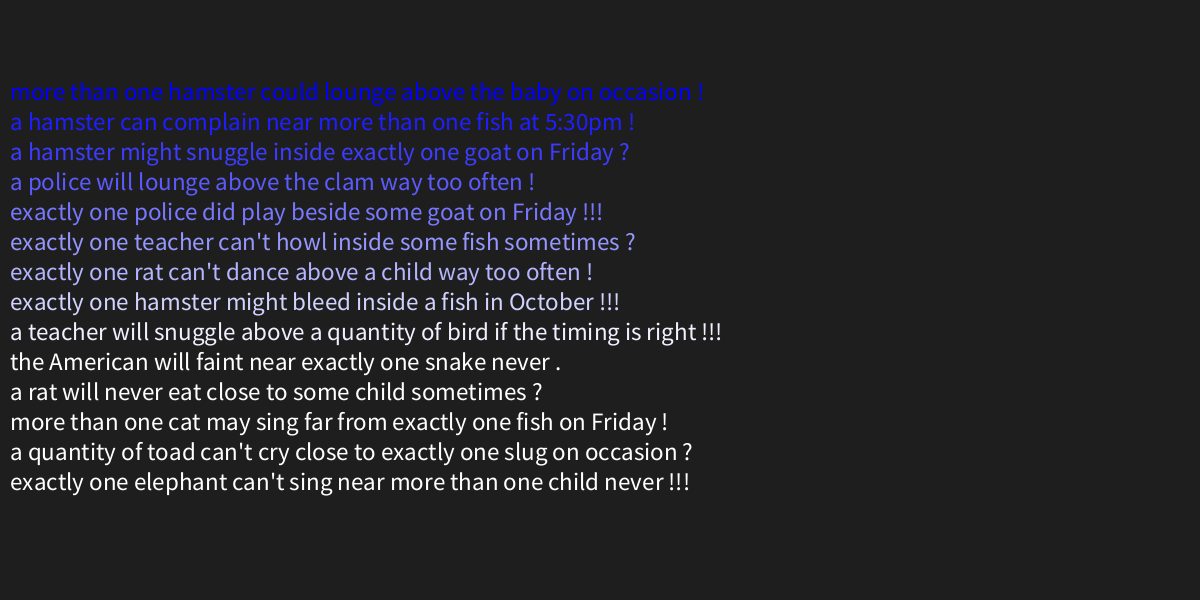
Frame 1 (no input)
Frame 60 (the mouse pressed at the canvas centre just before this capture): identical to frame 1, image omitted
Frame 120 (the mouse held since frame 60 and released just before this capture): identical to frame 1, image omitted

The Processing sketch that drew this single still picture (run headless with seeded random() and noise(); from frame 60 on, the mouse is pressed at the canvas centre):

// Processing sketch: generativeText
// ── generativeText.pde
String[] articles = {
  "a", "the", "some", "more than one", "exactly one", "a quantity of"
}; 
String[] location = {
  "inside", "close to", "with", "beside", "near", "far from", "at", "above", "around"
};
String[] nouns = {
  "dog", "cat", "hamster", "toad", "woman", "man", "rat", "elephant", "police", "teacher", "American"
};
String[] nouns2 = {
  "goat", "fish", "shark", "bird", "child", "baby", "snake", "yak", "llama", "clam", "slug"
};
String[] verb = {
  "eat", "nibble", "play", "lounge", "complain", "love", "snuggle", "sing", "dance", "howl", "cry", "faint", "bleed"
};
String[] action = {
  "can", "did", "will", "might", "may", "can't", "didn't", "will never", "could"
};
String[] frequency = {
  "on Friday", "sometimes", "never", "way too often", "on occasion", "if the timing is right", "on Wednesday", "in October", "at 5:30pm"
};

String[] punctuation = {
  "?", "!", "!!!", "."
};

void setup() {
  size(1200, 600);
  background(30);
  frameRate(30);
  smooth();
  textSize(25);
 
 for (int i=0; i<400 ; i+=30){
  fill(i,i,255);
  text(articles[(int)random(articles.length)]+" "+
  nouns[(int)random(nouns.length)]+" "+
  action[(int)random(action.length)]+" "+
  verb[(int)random(verb.length)]+" "+
  location[(int)random(location.length)]+" "+
  articles[(int)random(articles.length)]+" "+
  nouns2[(int)random(nouns2.length)]+" "+
  frequency[(int)random(frequency.length)]+" "+
  punctuation[(int)random(punctuation.length)]
  ,10, 100 + i, 100);
  }
}


void draw() {
}
